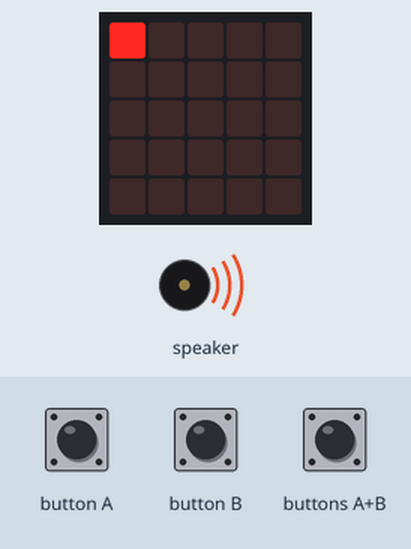
Recording of a program running on a simulated Calliope mini (MakeCode). On the bench: the board's 5×5 LED display, buzzer (waves = sounding). The test bench sets the inputs (shaded band).

Above: at 1.2 s.
1.3 s: button A pressed for 0.15 s
At 1.8 s:
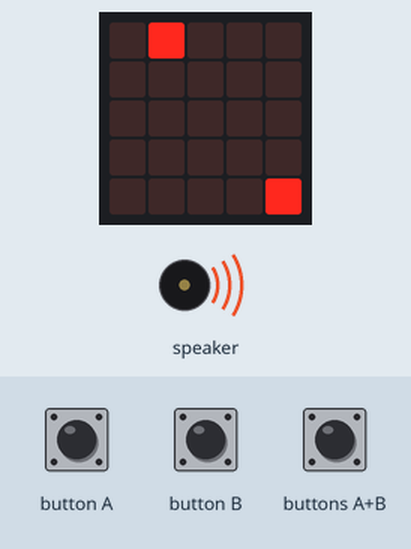
2.0 s: button B pressed for 0.15 s
At 2.34 s:
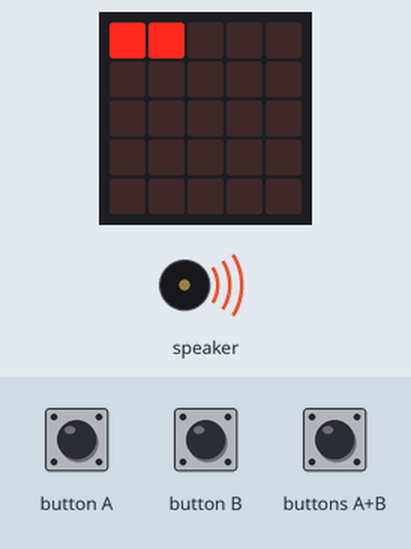
2.7 s: button B pressed for 0.15 s
At 3.2 s:
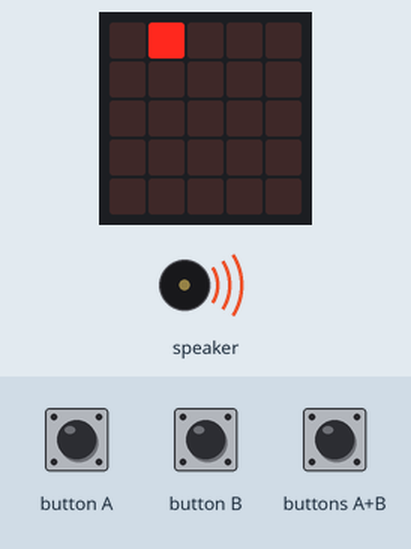
3.4 s: button B pressed for 0.15 s
At 3.79 s:
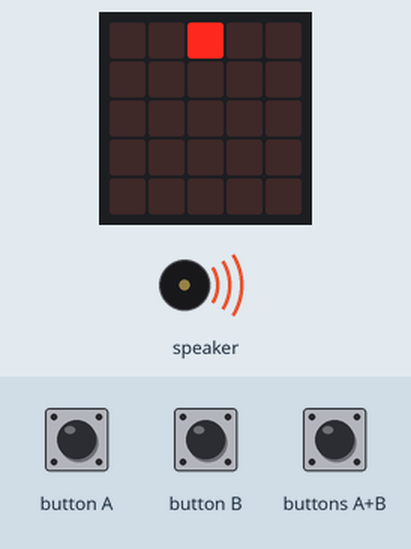
4.1 s: button B pressed for 0.15 s
At 4.6 s:
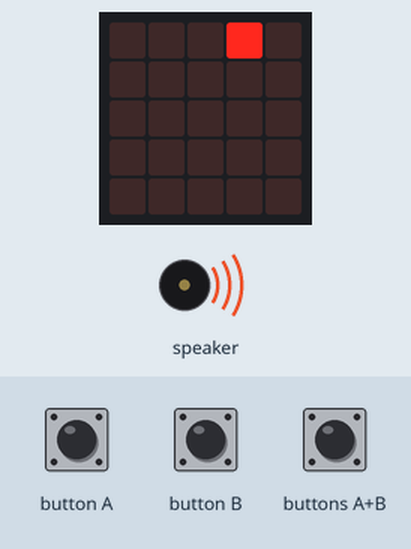
4.8 s: button A pressed for 0.15 s
At 5.4 s:
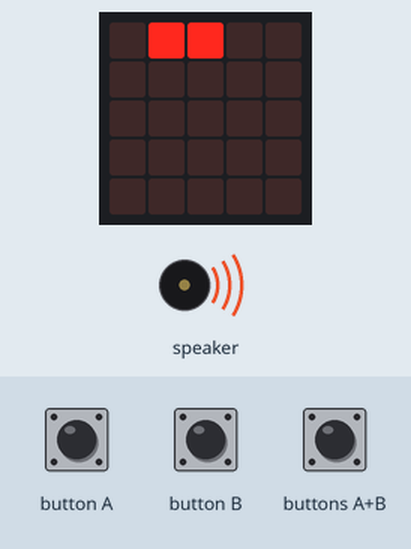
Timing chart, 0 to 6.5 s (numbered marks = the images above; inputs shaded):
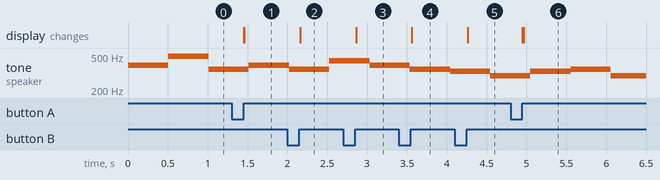

Measured:
- after the input at 1.3 s, the display: first changes after 0.15 s (image 1 shows a later state)
- after the input at 2.0 s, the display: changes after 0.16 s (image 2)
- after the input at 2.7 s, the display: changes after 0.16 s (image 3)
- after the input at 3.4 s, the display: changes after 0.16 s (image 4)
- after the input at 4.1 s, the display: changes after 0.16 s (image 5)
- after the input at 4.8 s, the display: first changes after 0.15 s (image 6 shows a later state)

The program:

main.ts
```typescript
// Set LED State to 0
input.onButtonEvent(Button.A, input.buttonEventClick(), function () {
    if (!(remainPlot)) {
        led.unplot(ptrW, ptrH)
    }
    remainPlot = false
    ptrW += -1
    if (ptrW < 0) {
        ptrW = width
        ptrH += -1
        if (ptrH < height) {
            ptrH = 4
        }
    }
    basic.showLeds(`
        . # . . .
        . . . . .
        . . . . .
        . . . . .
        . . . . .
        `)
})
input.onButtonEvent(Button.AB, input.buttonEventClick(), function () {
    remainPlot = true
})
input.onButtonEvent(Button.B, input.buttonEventClick(), function () {
    if (!(remainPlot)) {
        led.unplot(ptrW, ptrH)
    }
    remainPlot = false
    ptrW += 1
    if (ptrW > width) {
        ptrW = 0
        ptrH += 1
        if (ptrH > height) {
            ptrH = 0
        }
    }
})
let ptrH = 0
let ptrW = 0
let remainPlot = false
let height = 0
let width = 0
width = 4
height = 4
basic.forever(function () {
    music.playMelody("G B F G F A G F ", 120)
    music.playMelody("E D E F D E - C ", 120)
})
basic.forever(function () {
    led.plot(ptrW, ptrH)
})
```

test.ts
```typescript
// Hier kann man Tests durchführen; diese Datei wird nicht kompiliert, wenn dieses Paket als Erweiterung verwendet wird.
```
